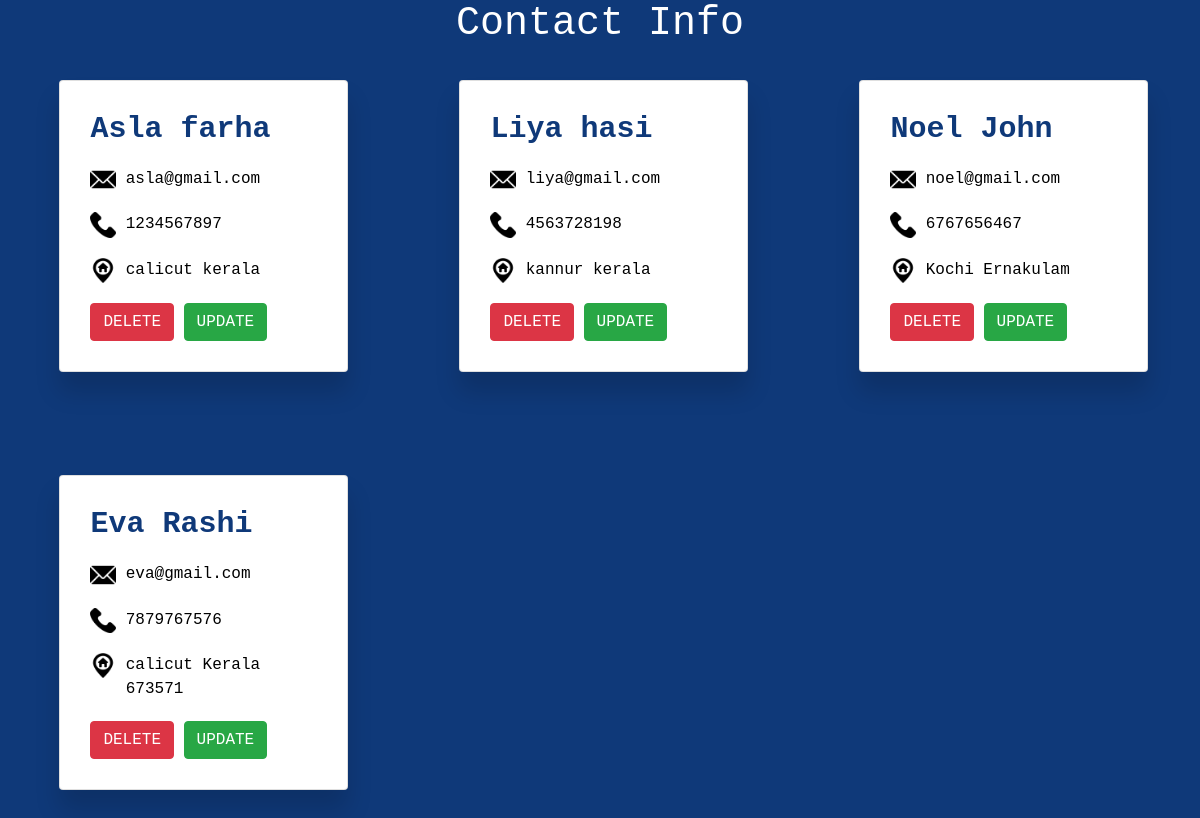
Page /contactsview on the committed database.
### contactsapp/models.py (models this page shows, shortened)
class ContactsBook(models.Model):
    firstname = models.CharField(max_length=255,blank=False,null=False)
    lastname = models.CharField(max_length=255,blank=False,null=False)
    email = models.CharField(max_length=255,blank=False,null=False)
    phonenumber = models.CharField(max_length=255,blank=False,null=False)
    address = models.CharField(max_length=255,blank=False,null=False)

### contactsapp/views.py (the view)
# urls.py: path('contactsview',views.contactsview,name='contactsview'),
def contactsview(request):
    contact=ContactsBook.objects.all()
    return render(request,'contactlist.html',{'contact':contact})

### contactsapp/templates/contactlist.html (shortened to what this page needs)
<!DOCTYPE html>
<html lang="en">
<head>
    <link rel="stylesheet" href="../static/css/main.css">
    <link rel="stylesheet" href="https://cdn.jsdelivr.net/npm/bootstrap@4.6.2/dist/css/bootstrap.min.css">
</head>
<body style="background-color: #0f3979;">
    <div class="container-fluid bg">
      <h1 align="center" style="color: white;">Contact Info</h1>
      <div class="row">
        {% for i in contact %}
        <div class="col-xl-4 col-lg-4 col-md-6">
            <div class="card mt-4">
              <div class="card-body">
                <h4 class="card-title">{{ i.firstname}} {{ i.lastname }}</h4>
                <div class="info">
                    <p> <span><img src="../static/images/email.png" alt=""></span>
                        <span>{{ i.email }}</span></p>
                        <p> <span><img src="../static/images/phone-call.png" alt=""></span>
                            <span>{{ i.phonenumber }}</span></p>
                        <p> <span><img src="../static/images/home.png" alt=""></span>
                                <span>{{ i.address }}</span></p>
                </div>
                <a href="{% url 'delete' i.id %}" class="btn btn-danger">DELETE</a>
                <a href="{% url 'edit' i.id %}" class="btn btn-success">UPDATE</a>
              </div>
            </div><br>
          </div>
          {% endfor %}
      </div>
    </div>
</body>
</html>

### contactsapp/static/css/main.css (style rules this page uses)
* { margin: 0; padding: 0; box-sizing: border-box; font-family:'Courier New', Courier, monospace; }
.bg { width: 100%; min-height: 800; }
.card { margin-left: 12%; margin-bottom: 15%; position: absolute; margin-right: 10%; z-index: 1; padding: 10px; display: flex; flex-direction: column; justify-content: center; justify-content: space-between; box-shadow: 0 20px 25px rgba(0,0,0,0.15); }
.card h4 { color: #0f3979; font-size: 30px; font-weight: 800; }
.info { position: relative; margin: 20px 0; }
.info p { position: relative; list-style: none; display: flex; margin: 20px 0; cursor: pointer; align-items: flex-start; }
.card .info p span:nth-child(1) { width: 30px; max-width: 30px; }
.card .info p span:nth-child(1) img { max-width: 100%; }
.card .info p span:nth-child(2) { color: #000; margin-left: 10px; font-weight: 350px; width: 100%; }

### rows in the picture
ContactsBook: firstname "Asla", lastname "farha", email "asla@gmail.com", phonenumber "1234567897", address "calicut kerala"
ContactsBook: firstname "Liya", lastname "hasi", email "liya@gmail.com", phonenumber "4563728198", address "kannur kerala"
ContactsBook: firstname "Noel", lastname "John", email "noel@gmail.com", phonenumber "6767656467", address "Kochi Ernakulam"
ContactsBook: firstname "Eva", lastname "Rashi", email "eva@gmail.com", phonenumber "7879767576", address "calicut Kerala 673571"
